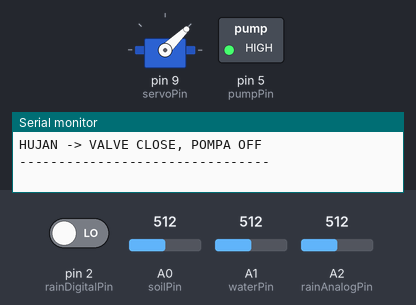
Bench run of a sketch on a simulated Arduino Uno, built with avr-gcc and run on an emulated ATmega328P. On the bench: servo, switched loads named in the sketch (green lamp = pin HIGH), the last lines printed to the serial monitor. The inputs (shaded band) are chosen by the test bench; at power-on: pin 2 (rainDigitalPin) LOW, A0 (soilPin) = 512, A1 (waterPin) = 512, A2 (rainAnalogPin) = 512.

Above: at 1.3 s.
1.4 s: pin 2 (rainDigitalPin) driven HIGH
At 2.1 s:
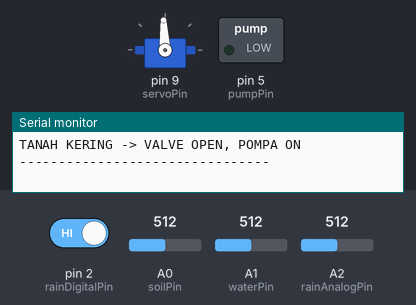
3.0 s: A0 (soilPin) set to 482
At 4.2 s:
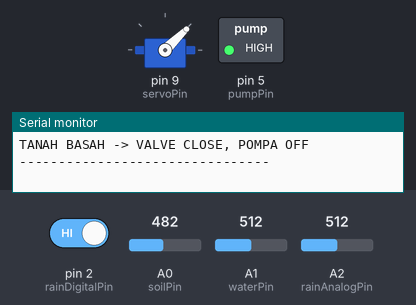
4.9 s: A1 (waterPin) set to 487
6.7 s: A0 (soilPin) set to 510
9.1 s: A1 (waterPin) set to 510
At 9.8 s:
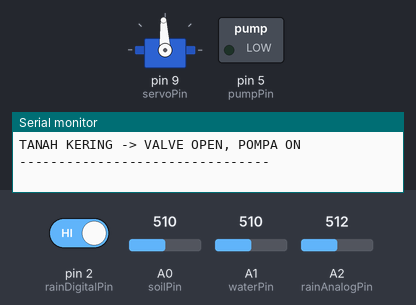
10.9 s: A1 (waterPin) set to 490
At 11.9 s:
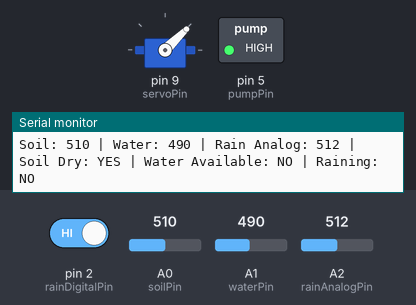
Timing chart, 0 to 13.8 s (numbered marks = the images above; inputs shaded):
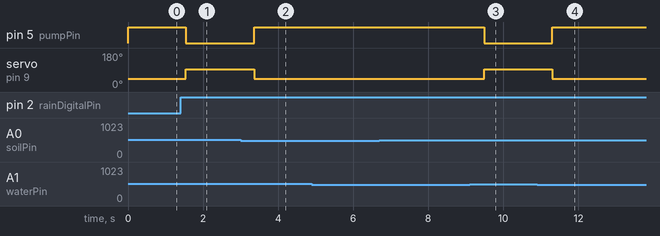

Measured:
- the behaviour switches between 500 and 499 on A0 (soilPin) (found by bisection; images 1 and 2)
- after the input at 1.4 s, pin 5 (pumpPin): HIGH → LOW after 0.14 s; servo on pin 9 (servoPin): 44° → 93° after 0.14 s
- after the input at 3.0 s, pin 5 (pumpPin): LOW → HIGH after 0.36 s; servo on pin 9 (servoPin): 93° → 44° after 0.36 s
- after the input at 9.1 s, pin 5 (pumpPin): HIGH → LOW after 0.39 s; servo on pin 9 (servoPin): 44° → 93° after 0.39 s
- after the input at 10.9 s, pin 5 (pumpPin): LOW → HIGH after 0.41 s; servo on pin 9 (servoPin): 93° → 44° after 0.41 s

The sketch:

eksperimen.ino
```cpp
#include <Servo.h>

// =====================================
// OBJECT
// =====================================

Servo valveServo;


// =====================================
// PIN
// =====================================

const int soilPin = A0;
const int waterPin = A1;
const int rainAnalogPin = A2;

const int rainDigitalPin = 2;   // External interrupt
const int servoPin = 9;
const int pumpPin = 5;          // Relay


// =====================================
// THRESHOLD
// =====================================

const int soilThreshold = 500;
const int waterThreshold = 500;


// =====================================
// SERVO PULSE WIDTH
// =====================================

// Sesuaikan lagi jika posisi servo fisik berbeda
const int valveClosePulse = 1000;   // Valve tertutup
const int valveOpenPulse  = 1500;   // Valve terbuka


// =====================================
// INTERRUPT VARIABLES
// =====================================

volatile bool rainChanged = false;

bool raining = false;


// =====================================
// INTERRUPT SERVICE ROUTINE
// =====================================

void rainISR() {

  // ISR dibuat sesingkat mungkin
  // Hanya memberi tanda bahwa kondisi rain sensor berubah
  rainChanged = true;
}


// =====================================
// SETUP
// =====================================

void setup() {

  Serial.begin(9600);


  // -----------------------------
  // SERVO
  // -----------------------------

  valveServo.attach(servoPin);

  // Posisi awal valve tertutup
  valveServo.writeMicroseconds(valveClosePulse);


  // -----------------------------
  // RELAY / PUMP
  // -----------------------------

  pinMode(pumpPin, OUTPUT);

  // Relay ACTIVE LOW
  // HIGH = Relay OFF
  // LOW  = Relay ON

  digitalWrite(pumpPin, HIGH);


  // -----------------------------
  // RAINDROP DIGITAL
  // -----------------------------

  pinMode(rainDigitalPin, INPUT);


  // Baca kondisi hujan saat startup
  // LOW  = hujan
  // HIGH = tidak hujan

  raining =
    (digitalRead(rainDigitalPin) == LOW);


  // -----------------------------
  // EXTERNAL INTERRUPT
  // -----------------------------

  attachInterrupt(
    digitalPinToInterrupt(rainDigitalPin),
    rainISR,
    CHANGE
  );


  // -----------------------------
  // STARTUP MESSAGE
  // -----------------------------

  Serial.println("================================");
  Serial.println("SMART IRRIGATION SYSTEM");
  Serial.println("================================");

  Serial.println("Soil  : >= 500 = KERING");
  Serial.println("Water : >= 500 = AIR TERSEDIA");
  Serial.println("Rain  : LOW = HUJAN");

  Serial.println("Relay : LOW = POMPA ON");
  Serial.println("Relay : HIGH = POMPA OFF");

  Serial.println("================================");
}


// =====================================
// MAIN LOOP
// =====================================

void loop() {


  // =================================
  // CEK INTERRUPT RAINDROP
  // =================================

  if (rainChanged) {

    rainChanged = false;

    // Baca ulang kondisi digital sensor
    raining =
      (digitalRead(rainDigitalPin) == LOW);

    Serial.println(
      "Perubahan kondisi hujan terdeteksi!"
    );
  }


  // =================================
  // BACA SENSOR ANALOG
  // =================================

  int soilValue =
    analogRead(soilPin);

  int waterValue =
    analogRead(waterPin);

  int rainValue =
    analogRead(rainAnalogPin);


  // =================================
  // TENTUKAN KONDISI
  // =================================

  // Soil:
  // >= 500 = tanah kering
  // <  500 = tanah basah

  bool soilDry =
    soilValue >= soilThreshold;


  // Water:
  // >= 500 = air tersedia
  // <  500 = air tidak tersedia

  bool waterAvailable =
    waterValue >= waterThreshold;


  // =================================
  // SERIAL MONITOR
  // =================================

  Serial.print("Soil: ");
  Serial.print(soilValue);

  Serial.print(" | Water: ");
  Serial.print(waterValue);

  Serial.print(" | Rain Analog: ");
  Serial.print(rainValue);

  Serial.print(" | Soil Dry: ");
  Serial.print(
    soilDry ? "YES" : "NO"
  );

  Serial.print(" | Water Available: ");
  Serial.print(
    waterAvailable ? "YES" : "NO"
  );

  Serial.print(" | Raining: ");
  Serial.println(
    raining ? "YES" : "NO"
  );


  // =================================
  // IRRIGATION LOGIC
  // =================================


  // ---------------------------------
  // KONDISI 1:
  // HUJAN
  // ---------------------------------

  if (raining) {

    // Pump OFF
    digitalWrite(pumpPin, HIGH);

    // Valve CLOSE
    valveServo.writeMicroseconds(
      valveClosePulse
    );

    Serial.println(
      "HUJAN -> VALVE CLOSE, POMPA OFF"
    );
  }


  // ---------------------------------
  // KONDISI 2:
  // AIR TIDAK TERSEDIA
  // ---------------------------------

  else if (!waterAvailable) {

    // Pump OFF
    digitalWrite(pumpPin, HIGH);

    // Valve CLOSE
    valveServo.writeMicroseconds(
      valveClosePulse
    );

    Serial.println(
      "AIR TIDAK TERSEDIA -> VALVE CLOSE, POMPA OFF"
    );
  }


  // ---------------------------------
  // KONDISI 3:
  // TANAH KERING
  // TIDAK HUJAN
  // AIR TERSEDIA
  // ---------------------------------

  else if (soilDry) {

    // Valve OPEN
    valveServo.writeMicroseconds(
      valveOpenPulse
    );

    // Pump ON
    digitalWrite(pumpPin, LOW);

    Serial.println(
      "TANAH KERING -> VALVE OPEN, POMPA ON"
    );
  }


  // ---------------------------------
  // KONDISI 4:
  // TANAH BASAH
  // ---------------------------------

  else {

    // Pump OFF
    digitalWrite(pumpPin, HIGH);

    // Valve CLOSE
    valveServo.writeMicroseconds(
      valveClosePulse
    );

    Serial.println(
      "TANAH BASAH -> VALVE CLOSE, POMPA OFF"
    );
  }


  Serial.println("--------------------------------");

  delay(500);
}
```
